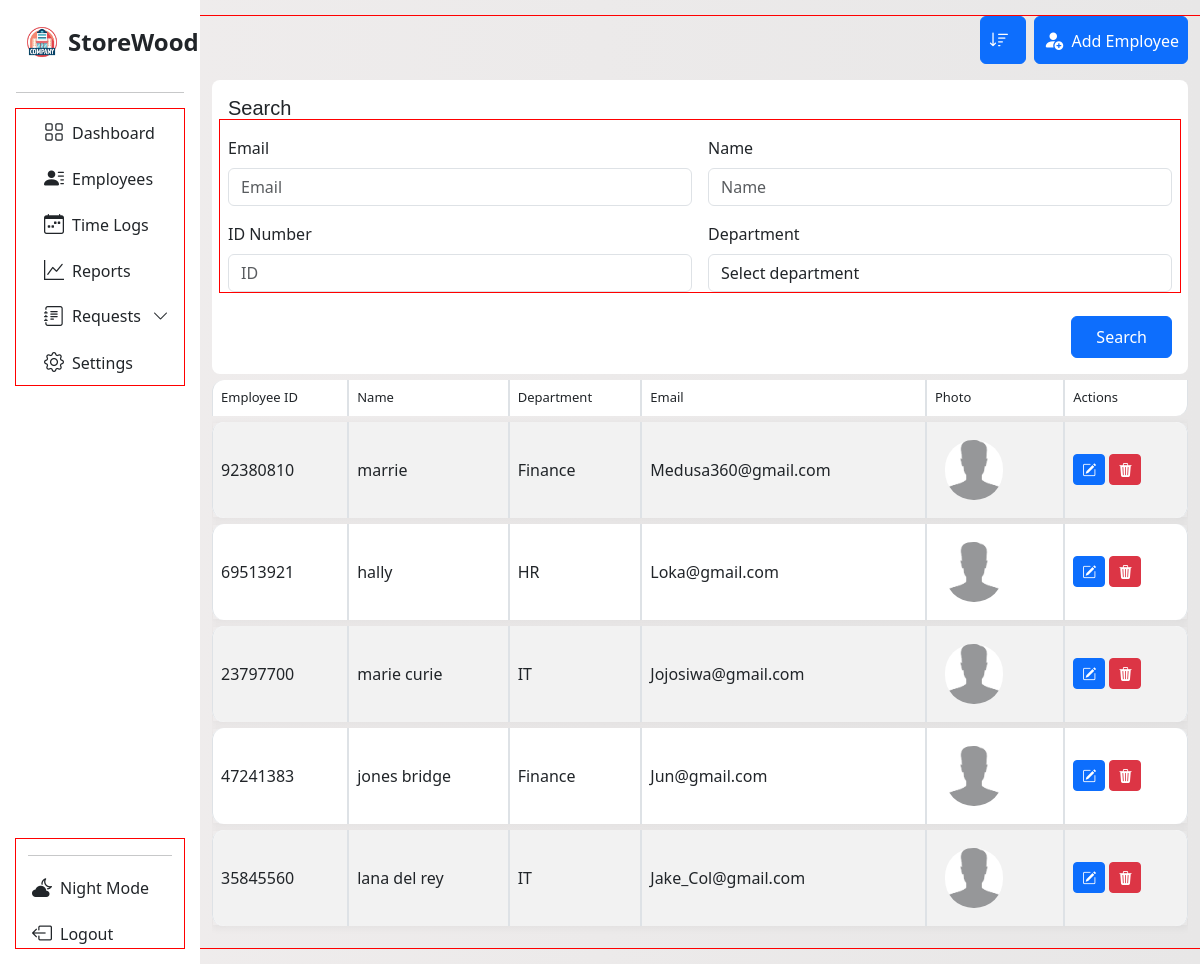
Page /search_employee on the earlier database version.
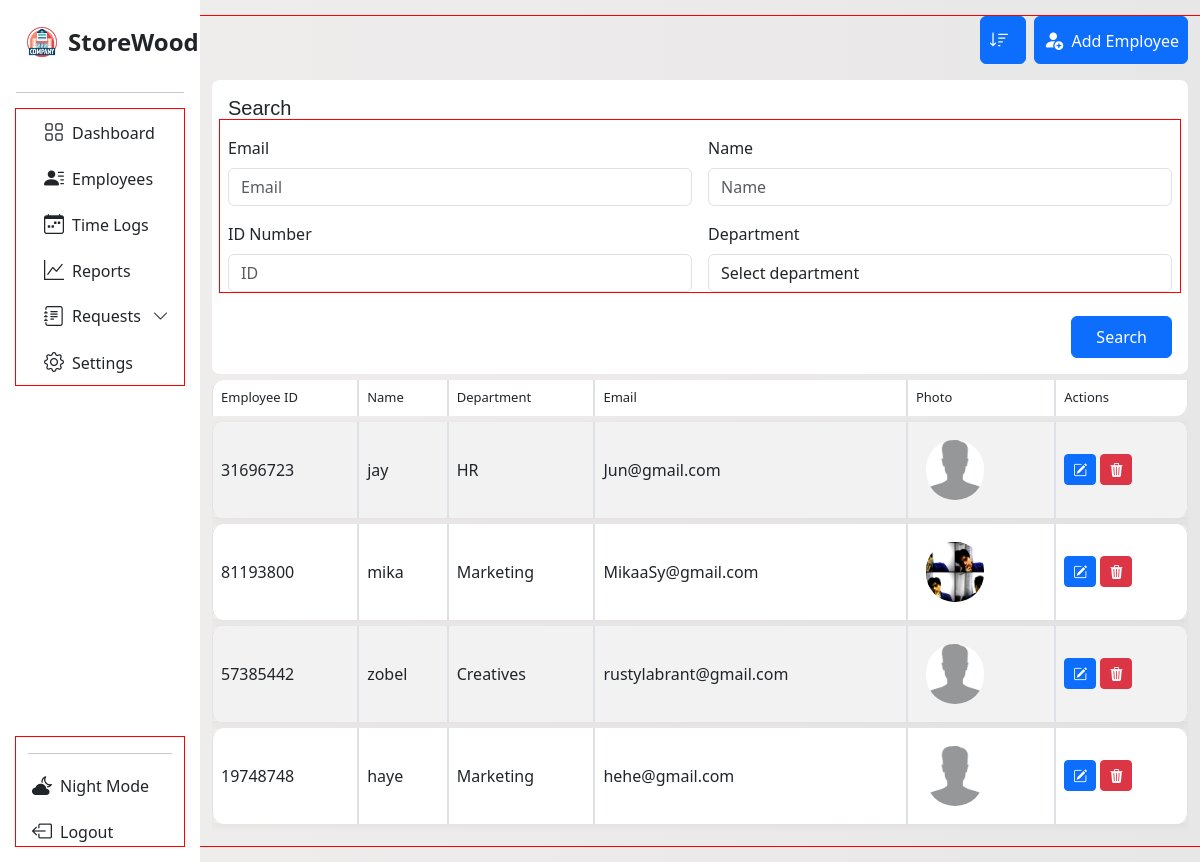
Same page on the later database version.
### tables this page shows
CREATE TABLE employee 
                            (id INTEGER PRIMARY KEY AUTOINCREMENT,
                            employee_id TEXT, name TEXT, department TEXT,
                            photo_path TEXT, time_in TEXT, email TEXT);

### App/main.py (the view)
@app.route('/search_employee', methods=['GET'])
def search_employee():
    iden_num = request.args.get('identification-number')
    name = request.args.get('name')
    department = request.args.get('department')
    email = request.args.get('email')
    filters = []
    values = []
    if iden_num:
        filters.append("employee_id = ?")
        values.append(iden_num)
    if name:
        filters.append("name LIKE ?")
        values.append(f"%{name}%")
    if department:
        filters.append("department = ?")
        values.append(department)
    if email:
        filters.append("email LIKE ?")
        values.append(f"%{email}%")
    where_clause = " AND ".join(filters) if filters else "1=1"
    try:
        with sqlite3.connect(db.connect_employee()) as con:
            cur = con.cursor()
            query = f"""
                SELECT employee_id, name, department, email, photo_path, id
                FROM employee
                WHERE {where_clause}
            """
            cur.execute(query, values)
            results = cur.fetchall()
            return render_template('e_manage.html', employee=results,
                       iden_num=iden_num, name=name, department=department, email=email)
    except sqlite3.Error as e:
        print("Fetch error:", e)
        results = []
    return render_template('e_manage.html', employee=results)

### App/database.py (called while the page is built)
    def connect_employee(self):
        return self.employee_database

### App/templates/e_manage.html (shortened to what this page needs)
<!DOCTYPE html>
<html lang="en">
<head>
  <link rel="stylesheet" href="{{ url_for('static', filename='dash.css') }}">
  <link rel="stylesheet" href="{{ url_for('static', filename='manage.css') }}">
  <link href="https://cdn.jsdelivr.net/npm/bootstrap-icons@1.11.3/font/bootstrap-icons.css" rel="stylesheet">
  <link href='https://unpkg.com/boxicons@2.1.4/css/boxicons.min.css' rel='stylesheet'>
  <link href="https://cdn.jsdelivr.net/npm/bootstrap@5.3.0/dist/css/bootstrap.min.css" rel="stylesheet">
</head>
<body>
<div class="container-fluid overflow-hidden">
  <div class="row vh-100 overflow-auto">
     <nav id="sidebarMenu" class="col-12 col-sm-4 col-md-3 col-lg-3 col-xl-2 bg-col px-0 position-sticky sticky-top">
  <div class="d-flex w-100 flex-column p-3 align-items-sm-start pt-4 h-100">
    <a href="/" class="d-flex align-items-center mb-3 text-dark text-decoration-none w-100 px-2">
      <img src="{{ url_for('static', filename='img/company.png') }}?v=2" alt="Logo" width="36" height="36" class="me-2">
      <span class="fs-4 fw-semibold">StoreWood</span>
    </a>
    <hr class="w-100">
    <ul class="nav nav-pills flex-column mb-auto w-100" id="menu">
      <div class="container con-li">
        <li class="nav-item">
          <a href="{{ url_for('management') }}" class="nav-link text-dark">
            <i class="fs-5 bi bi-grid"></i><span class="ms-2">Dashboard</span>
          </a>
        </li>
        <li class="nav-item">
          <a class="nav-link text-dark {% if page == 'requests' %}active-page{% endif %}" href="{{ url_for('employees_management') }}">
            <i class="bi bi-person-lines-fill fs-5"></i><span class="ms-2">Employees</span>
          </a>
        </li>
        <li>
          <a href="#" class="nav-link text-dark">
            <i class="bi bi-calendar-week fs-5"></i><span class="ms-2">Time Logs</span>
          </a>
        </li>
        <li>
          <a href="#" class="nav-link text-dark">
            <i class="fs-5 bi bi-graph-up"></i><span class="ms-2">Reports</span>
          </a>
        </li>
      <li class="nav-item">
        <a class="nav-link d-flex justify-content-between align-items-center text-dark"
          data-bs-toggle="collapse" href="#requestsSubMenu"  role="button"
          aria-expanded="false" aria-controls="requestsSubMenu">
          <span class="d-flex align-items-center gap-2 flex-grow-1">
            <i class="fs-5 bi bi-journal-text"></i>
            <span class="text-truncate">Requests</span>
          </span>
          <i class="bi bi-chevron-down arrow-icon ms-2"></i>
        </a>
      </li>
        <li>
          <a href="#" class="nav-link text-dark">
            <i class="fs-5 bi bi-gear"></i><span class="ms-2">Settings</span>
          </a>
        </li>
      </div>
    </ul>
    <div class="container mt-auto">
      <hr class="w-100">
      <a href="{{ url_for('admin_login') }}" class="nav-link text-dark mt-3">
        <i class="bi bi-cloud-moon-fill fs-5 ms-1"></i><span class="ms-2">Night Mode</span>
      </a>
      <a href="{{ url_for('admin_login') }}" class="nav-link text-dark mt-3">
        <i class="bi bi-box-arrow-left fs-5 ms-1"></i><span class="ms-2">Logout</span>
      </a>
    </div>
  </div>
</nav>
<div class="col d-flex flex-column w-50">
<div class="row mb-3 mt-3">
  <div class="col-12 d-flex justify-content-end flex-wrap gap-2 gap-md-0">
       <div class="d-flex flex-row align-items-center gap-2 mb-3 flex-wrap">
      <div>
        <div class="dropdown">
          <button class="btn btn-primary p-2 pe-3" type="button" title="Dropdown" id="sortDropdown" data-bs-toggle="dropdown" aria-expanded="false">
            <i class="bi bi-sort-down fs-5"></i>
          </button>
        </div>
      </div>
      <div>
        <a href="{{ url_for('add_employee') }}">
          <button class="btn btn-primary p-2" type="button">
            <i class="bi bi-person-fill-add fs-5"></i> <span class="ms-1">Add Employee</span>
          </button>
        </a>
      </div>
    </div>
      <div class="col-12">
        <form action="{{ url_for('search_employee') }}" method="get" class="rounded-3 p-3" style="background-color: white;">
          <p class="search-txt h5 mb-3">Search</p>
          <div class="row g-3">
            <div class="col-md-6">
              <label for="e-email" class="form-label">Email</label>
              <input name="email" value="{{ email or '' }}" type="email" id="e-email" class="form-control" placeholder="Email">
            </div>
            <div class="col-md-6">
              <label for="e-name" class="form-label">Name</label>
              <input name="name" value="{{ name or '' }}" type="text" id="e-name" class="form-control" placeholder="Name">
            </div>
            <div class="col-md-6">
              <label for="e-id" class="form-label">ID Number</label>
              <input name="identification-number" value="{{ iden_num or '' }}" type="text" id="e-id" class="form-control" placeholder="ID">
            </div>
            <div class="col-md-6">
              <label for="e-dept" class="form-label">Department</label>
              <select id="e-dept" class="form-control" name="department">
                <option selected disabled>Select department</option>
              </select>
            </div>
          </div>
          <div class="d-flex justify-content-end mt-4">
            <button type="submit" class="btn btn-primary px-4 py-2">Search</button>
          </div>
        </form>
      </div>
  <div class="col-12">
    <div class="table-responsive">
      <table class="table table-striped table-bordered custom-table">
        <thead class="head">
          <tr>
            <th>Employee ID</th>
            <th>Name</th>
            <th>Department</th>
            <th>Email</th>
            <th>Photo</th>
            <th>Actions</th>
          </tr>
        </thead>
        <tbody>
          {% if employee %}
            {% for emp in employee %}
              <tr>
                <td>{{ emp[0] }}</td>
                <td>{{ emp[1] }}</td>
                <td>{{ emp[2] }}</td>
                <td>{{ emp[3] }}</td>
                <td>
                  {% if emp[4] %}
                    <img class="employee-photos" src="{{ url_for('static', filename=emp[4]) }}" width="100" alt="Employee Photo">
                  {% endif %}
                </td>
                <td>
                  <a href="{{ url_for('edit_employees_profile', id=emp[5]) }}" class="btn btn-primary btn-sm"><i class="bi bi-pencil-square"></i></a>
                  <a href="{{ url_for('delete_employee_profile', id=emp[5]) }}" class="btn btn-danger btn-sm"><i class="bi bi-trash3-fill"></i></a>
                </td>
              </tr>
            {% endfor %}
          {% else %}
            <tr>
              <td colspan="6" class="text-center">No employee found.</td>
            </tr>
          {% endif %}
        </tbody>
      </table>
    </div>
  </div>
</div>
    </div>
  </div>
</div>
</body>
</html>

### App/static/dash.css (style rules this page uses)
* { scrollbar-width: none; }
body { background: linear-gradient(to right, #f0eded, #e8e7e7); overflow: hidden; scrollbar-width: none; height: 100%; }
*, *::before, *::after { box-sizing: border-box; }
.bg-col { background-color: rgb(255, 255, 255) !important; }
.dropdown { width: 100%; z-index: 100; }
.custom-table { border-collapse: separate !important; border-spacing: 0 6px; height: 30px; border-radius: 10px; overflow-y: scroll; }
.custom-table tbody tr td, .custom-table tbody tr th { height: 70px; vertical-align: middle; }
.custom-table tbody tr { background-color: #fff; box-shadow: 0 2px 8px rgba(0, 0, 0, 0.05); }
.custom-table tbody tr td:first-child, .custom-table tbody tr th:first-child { border-top-left-radius: 12px; border-bottom-left-radius: 12px; }
.custom-table tbody tr td:last-child { border-top-right-radius: 12px; border-bottom-right-radius: 12px; }
.custom-table thead th:first-child { border-top-left-radius: 12px; }
.custom-table thead th:last-child { border-bottom-right-radius: 12px; }
thead.head th { font-size: small; font-weight: 500; }
.bg-col { background-color: white; }
.bg-col ul li { min-width: 140px; max-width: 100%; width: auto; }
#sidebarMenu { height: 100vh; overflow-y: scroll; overflow-x: hidden; position: sticky; top: 0; scrollbar-width: none; -ms-overflow-style: none; }
main, .container, .row, .col { outline: 1px solid red; }
.search-txt { font-weight: 400; font-family: 'Gill Sans', 'Gill Sans MT', Calibri, 'Trebuchet MS', sans-serif; }
#sortDropdown i { font-size: 20px; }
.arrow-icon { transition: transform 0.3s ease; display: inline-block; position: relative; width: 1.2em; text-align: center; }
.arrow-icon::before { content: ''; display: inline-block; width: 0; }

### App/static/manage.css (style rules this page uses)
.employee-photos { padding: 10px; width: 4.9rem; height: 5rem; border-radius: 2.4em; object-fit: cover; }

Differences in the rows shown:
removed employee: employee "92380810", name "marrie", department "Finance", email "Medusa360@gmail.com", photo_path (placeholder picture)
removed employee: employee "69513921", name "hally", department "HR", email "Loka@gmail.com", photo_path (placeholder picture)
removed employee: employee "23797700", name "marie curie", department "IT", email "Jojosiwa@gmail.com", photo_path (placeholder picture)
removed employee: employee "47241383", name "jones bridge", department "Finance", email "Jun@gmail.com", photo_path (placeholder picture)
removed employee: employee "35845560", name "lana del rey", department "IT", email "Jake_Col@gmail.com", photo_path (placeholder picture)
added employee: employee "31696723", name "jay", department "HR", email "Jun@gmail.com", photo_path (placeholder picture)
added employee: employee "81193800", name "mika", department "Marketing", email "MikaaSy@gmail.com", photo_path (picture)
added employee: employee "57385442", name "zobel", department "Creatives", email "rustylabrant@gmail.com", photo_path (placeholder picture)
added employee: employee "19748748", name "haye", department "Marketing", email "hehe@gmail.com", photo_path (placeholder picture)
